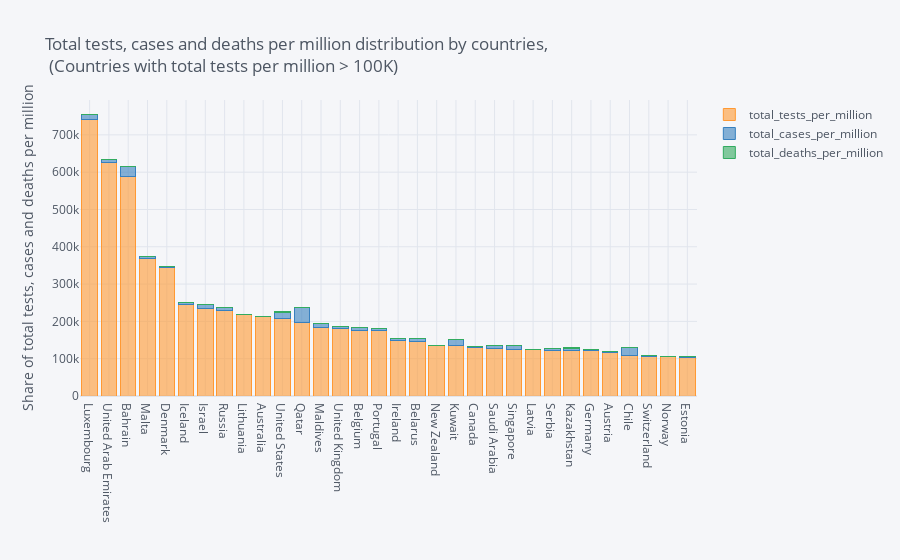

The notebook cell this image was saved under:
### Code cell
# build stacked bar to total tests, cases and deaths per million of all countries with total tests per million above 100K
values_per_million.astype(int).iplot(kind="bar", barmode="stack", yTitle='Share of total tests, cases and deaths per million',
                            title='Total tests, cases and deaths per million distribution by countries, <br> (Countries with total tests per million > 100K)')

### Figure 1 — Plotly figure (JSON) as saved in the notebook; plotly's stock layout.template omitted (floating-point values rounded to 4 significant figures)
{"data": [{"marker": {"color": "rgba(255, 153, 51, 0.6)", "line": {"color": "rgba(255, 153, 51, 1.0)", "width": 1}}, "name": "total_tests_per_million", "orientation": "v", "text": "", "type": "bar", "x": ["Luxembourg", "United Arab Emirates", "Bahrain", "Malta", "Denmark", "Iceland", "Israel", "Russia", "Lithuania", "Australia", "United States", "Qatar", "Maldives", "United Kingdom", "Belgium", "Portugal", "Ireland", "Belarus", "New Zealand", "Kuwait", "Canada", "Saudi Arabia", "Singapore", "Latvia", "Serbia", "Kazakhstan", "Germany", "Austria", "Chile", "Switzerland", "Norway", "Estonia"], "y": [741535, 626227, 588151, 369861, 343629, 244574, 233509, 229619, 218374, 213354, 208291, 196460, 183705, 180775, 176821, 176452, 148972, 146468, 136349, 134233, 130502, 127521, 125002, 123485, 122223, 122030, 121710, 117854, 109193, 105179, 104708, 104155]}, {"marker": {"color": "rgba(55, 128, 191, 0.6)", "line": {"color": "rgba(55, 128, 191, 1.0)", "width": 1}}, "name": "total_cases_per_million", "orientation": "v", "text": "", "type": "bar", "x": ["Luxembourg", "United Arab Emirates", "Bahrain", "Malta", "Denmark", "Iceland", "Israel", "Russia", "Lithuania", "Australia", "United States", "Qatar", "Maldives", "United Kingdom", "Belgium", "Portugal", "Ireland", "Belarus", "New Zealand", "Kuwait", "Canada", "Saudi Arabia", "Singapore", "Latvia", "Serbia", "Kazakhstan", "Germany", "Austria", "Chile", "Switzerland", "Norway", "Estonia"], "y": [12086, 6606, 27730, 3100, 2751, 5963, 11318, 6422, 916, 940, 16706, 40247, 11516, 4729, 6849, 5364, 5578, 7386, 270, 18298, 3271, 8694, 9577, 703, 4415, 6622, 2728, 2698, 20403, 4467, 1865, 1663]}, {"marker": {"color": "rgba(50, 171, 96, 0.6)", "line": {"color": "rgba(50, 171, 96, 1.0)", "width": 1}}, "name": "total_deaths_per_million", "orientation": "v", "text": "", "type": "bar", "x": ["Luxembourg", "United Arab Emirates", "Bahrain", "Malta", "Denmark", "Iceland", "Israel", "Russia", "Lithuania", "Australia", "United States", "Qatar", "Maldives", "United Kingdom", "Belgium", "Portugal", "Ireland", "Belarus", "New Zealand", "Kuwait", "Canada", "Saudi Arabia", "Singapore", "Latvia", "Serbia", "Kazakhstan", "Germany", "Austria", "Chile", "Switzerland", "Norway", "Estonia"], "y": [198, 37, 102, 20, 107, 29, 90, 109, 29, 17, 523, 66, 44, 609, 860, 175, 359, 65, 4, 118, 239, 100, 4, 17, 100, 87, 110, 80, 553, 198, 48, 47]}], "layout": {"barmode": "stack", "legend": {"bgcolor": "#F5F6F9", "font": {"color": "#4D5663"}, "traceorder": "normal"}, "paper_bgcolor": "#F5F6F9", "plot_bgcolor": "#F5F6F9", "title": {"font": {"color": "#4D5663"}, "text": "Total tests, cases and deaths per million distribution by countries, <br> (Countries with total tests per million > 100K)"}, "xaxis": {"gridcolor": "#E1E5ED", "showgrid": true, "tickfont": {"color": "#4D5663"}, "title": {"font": {"color": "#4D5663"}, "text": ""}, "zerolinecolor": "#E1E5ED"}, "yaxis": {"gridcolor": "#E1E5ED", "showgrid": true, "tickfont": {"color": "#4D5663"}, "title": {"font": {"color": "#4D5663"}, "text": "Share of total tests, cases and deaths per million"}, "zerolinecolor": "#E1E5ED"}}}
